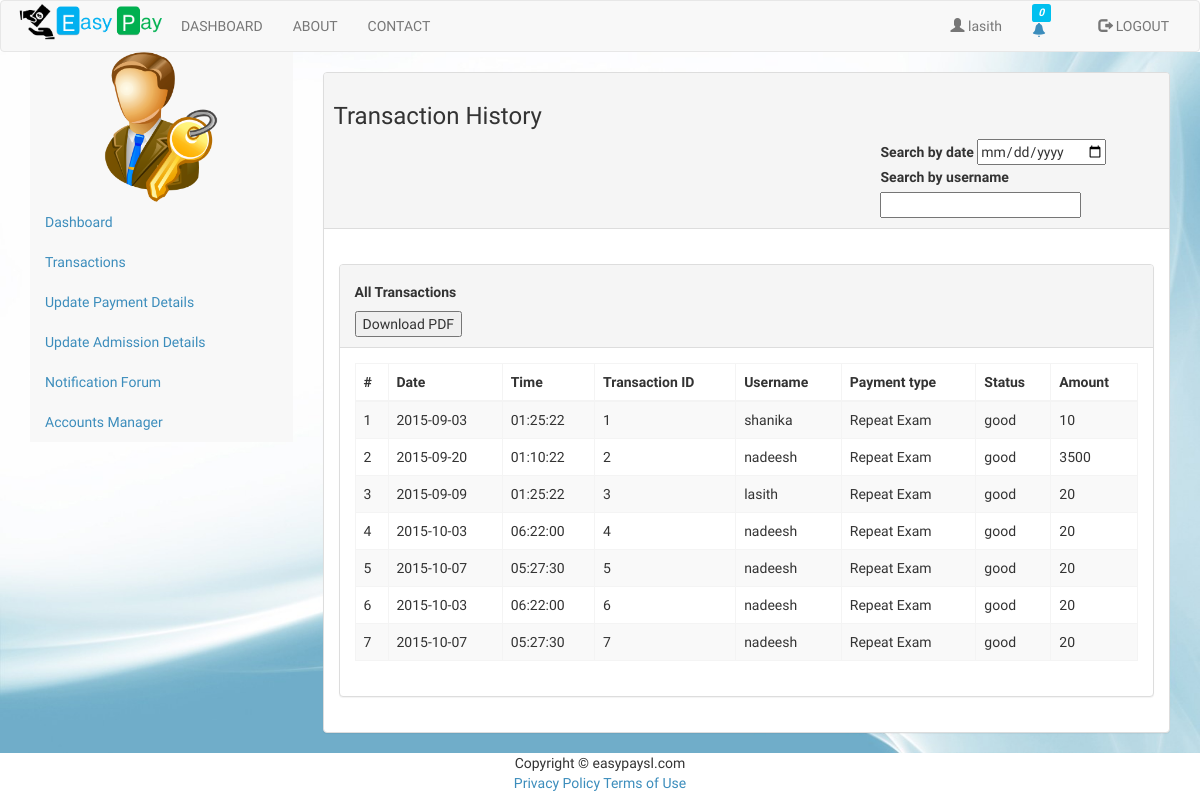
The page /admin_transaction_all.php (signed in) on the database as committed earlier.
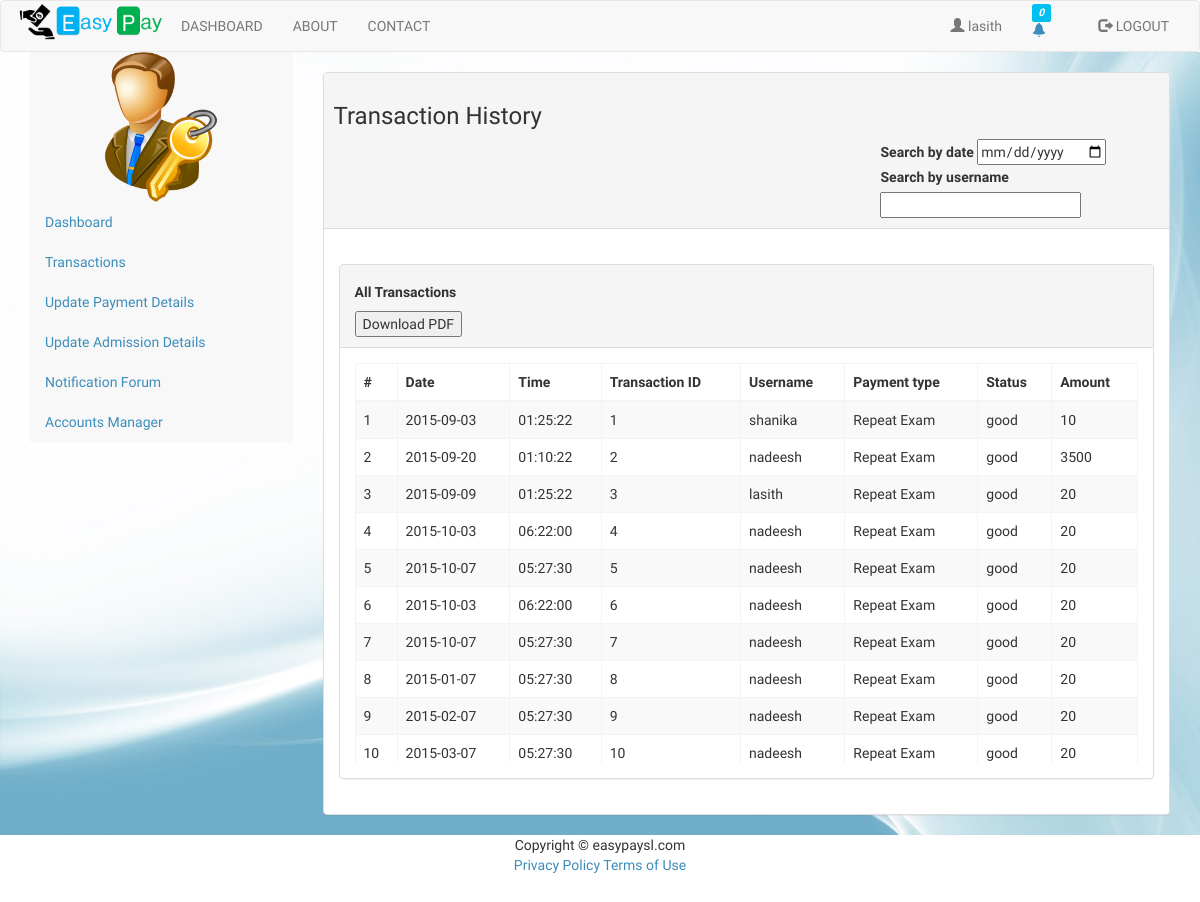
The same page on the database as committed later.
### tables this page shows
CREATE TABLE IF NOT EXISTS `users` (
  `id` int(11) NOT NULL,
  `username` varchar(20) NOT NULL,
  `password` varchar(64) NOT NULL,
  `indexNumber` varchar(8) DEFAULT NULL,
  `fname` varchar(50) NOT NULL,
  `lname` varchar(50) NOT NULL,
  `email` varchar(50) NOT NULL,
  `phone` varchar(10) NOT NULL,
  `nic` varchar(10) NOT NULL,
  `dob` date NOT NULL,
  `year` int(2) NOT NULL,
  `group` int(11) NOT NULL
);

CREATE TABLE IF NOT EXISTS `transaction` (
  `transactionID` int(10) NOT NULL,
  `payeeID` int(5) NOT NULL,
  `payerID` int(5) NOT NULL,
  `date` date NOT NULL,
  `time` time NOT NULL,
  `paymentType` varchar(20) NOT NULL,
  `statusCode` int(2) NOT NULL,
  `walletRefID` int(20) NOT NULL,
  `statusDescription` varchar(200) NOT NULL,
  `amount` double NOT NULL
);

### classes/DB.php (called while the page is built, shortened)
<?php
class DB{
    private static $_instance = null;
    private $_pdo_easypay,
        $_pdo_academic,
        $_query,
        $_error = false,
        $_results,
        $_count = 0;
    private function __construct() {
        try {
            $this->_pdo_easypay = new PDO('mysql:host=' . Config::get('mysql/host') . ';dbname=' . Config::get('mysql/db'), Config::get('mysql/username'), Config::get('mysql/password'));
        } catch (PDOException $e) {
            die($e->getMessage());
        }
    }
    public static function getInstance() {
        if (!isset(self::$_instance)) {
            self::$_instance = new DB();
        }
        return self::$_instance;
    }
    public function query($sql, $parms = array()){
        $this->_error = false;
        if ($this->_query = $this->_pdo_easypay->prepare($sql)) {
            $x = 1;
            if (count($parms)) {
                foreach ($parms as $param) {
                    $this->_query->bindValue($x, $param);
                    $x++;
                }
            }
            if ($this->_query->execute()) {
                $this->_results = $this->_query->fetchAll(PDO::FETCH_OBJ);
                $this->_count = $this->_query->rowCount();
            } else {
                $this->_error = true;
            }
        }
        return $this;
    }
    public function action($action, $table, $where = array()) {
        if (count($where) === 3) {
            $operators = array('=', '>', '<', '>=', '<=', 'LIKE', 'NOT LIKE');
            $field      = $where[0];
            $operator   = $where[1];
            $value      = $where[2];
            if (in_array($operator, $operators)) {
                $sql = "{$action} FROM {$table} WHERE {$field} {$operator} ? ";
                if (!$this->query($sql, array($value))->error()) {
                    return $this;
                }
            }
        }
        return false;
    }
    public function get($table, $where)
    {
        return $this->action('SELECT * ', $table, $where);
    }
    public function results(){
        return $this->_results;
    }
    public function first(){
        return $this->results()[0];
    }
    public function error(){
        return $this->_error;
    }
    public  function count(){
        return $this->_count;
    }
}
?>

### classes/Config.php (called while the page is built)
<?php
class Config{
    public static function get($path = null){
        if($path){
            $config = $GLOBALS['config'];
            $path = explode('/', $path);
            foreach($path as $bit){
                 if(isset($config[$bit])){
                     $config = $config[$bit];
                 }
            }
            return $config;
        }
        return false;
    }
}
?>

### classes/User.php (called while the page is built, shortened)
<?php
class user{
    private $_db,
            $_data,
            $_sessionName,
            $_cookieName,
            $_isLoggedIn;
    public function __construct($user = null) {
        $this->_db = DB::getInstance();
        $this->_sessionName = Config::get('session/session_name');
        if(!$user){
            if(Session::exists($this->_sessionName)){
                $user = Session::get($this->_sessionName);
                if($this->find($user)){
                    $this->_isLoggedIn = true;
                } else {
                }
            }
        } else {
            $this->find($user);
        }
    }
    public function find($user = null){
        if($user){
            $field = (is_numeric($user)) ? 'id' : 'username';
            $data = $this->_db->get('users', array($field, '=', $user));
            if($data->count()){
                $this->_data = $data->first();
                return true;
            }
        }
        return false;
    }
    public  function data(){
        return $this->_data;
    }
}
?>

### classes/Session.php (called while the page is built, shortened)
<?php
class Session{
    public static function exists($name){
        return (isset($_SESSION[$name])) ? true : false;
    }
    public static function get($name){
        return $_SESSION[$name];
    }
}
?>

### admin_transaction_all.php (the view, shortened to what this page needs)
<!DOCTYPE html>
<html lang="en">
<head>
    <?php include 'headerScript.php'?>
</head>
<body>
<div id="wrapper">
    <?php
    include "header.php";
    ?>
</div>
<div class="backgroundImg container-fluid">
<?php
include "adminSidebar.php";
?>
    <div id="page-wrapper" class="container col-lg-9" >
        <div id="page-inner">
            <br>
                <div class="panel panel-default">
                    <div class="panel-heading">
                        <div class="list-inline">
                            <h3>Transaction History</h3>
                            <div class="col-lg-offset-8">
                                <label>Search by date</label>
                                <input type="date" name="search" onchange="autoSuggest('byDate','admin_searchTransaction.php')">
                            </div>
                            <div class="col-lg-offset-8">
                                <label>Search by username</label>
                                <input type="text" name="search2" onkeyup="autoSuggest2('byName','admin_searchTransactionByName.php')">
                            </div>
                        </div>
                    </div>
                    <div class="panel-body">
                        <br>
                    <div class="panel panel-default">
                        <div class="panel-heading">
                            <h5><strong>All Transactions</strong></h5>
                            <input type="button" value="Download PDF"
                                   onclick="window.open('transactionPDF.php')">
                        </div>
                        <div class="panel-body">
                    <div class="pre-scrollable" style="max-height: 400px">
                        <div class="">
                            <table class="table table-striped table-bordered table-hover">
                                <?php
                                $Alltransactions = DB::getInstance()->query('SELECT * From transaction t,users u WHERE t.payerID = u.id',array());
                                if(!$Alltransactions->count()){
                                    echo 'No transactions';
                                }else{
                                ?>
                                <thead>
                                <tr>
                                    <th>#</th>
                                    <th>Date</th>
                                    <th>Time</th>
                                    <th>Transaction ID</th>
                                    <th>Username</th>
                                    <th>Payment type</th>
                                    <th>Status</th>
                                    <th>Amount</th>
                                </tr>
                                </thead>
                                <tbody>
                                <?php
                                $counter = 0;
                                foreach($Alltransactions->results() as $t){
                                    $counter+=1;
                                    echo"<tr>";
                                    echo "<td>".$counter."</td>";
                                    echo "<td>".$t->date."</td>";
                                    echo "<td>".$t->time."</td>";
                                    echo "<td>".$t->transactionID."</td>";
                                    echo "<td>".$t->username."</td>";
                                    echo "<td>".$t->paymentType."</td>";
                                    echo "<td>".$t->statusDescription."</td>";
                                    echo "<td>".$t->amount."</td>";
                                    echo "</tr>";
                                }
                                }
                                ?>
                                </tbody>
                            </table>
                        </div>
                    </div>
                        </div>
                    </div>
                </div>
                </div>
        </div>
    </div>
</div>
<?php
include "footer.php";
?>
</body>
</html>

### headerScript.php (shortened to what this page needs)
<link href="css/customCss.css" rel="stylesheet">
<link rel="stylesheet" href="bootstrap/css/bootstrap.min.css">
<link rel="stylesheet" href="dist/css/AdminLTE.min.css">
<link rel="stylesheet" href="dist/css/skins/skin-blue.min.css">

### header.php (shortened to what this page needs)
<div id="navbars">
    <nav class="navbar navbar-default" style="margin: 0px;">
        <div class="container-fluid">
            <div class="navbar-header">
                <a href="homePage.php"><img id="img" src="images/logo.png" width="150px" ></a>
            </div>
            <div class="collapse navbar-collapse"  id="navbar-1" >
                <ul class="nav navbar-nav">
                    <?php
                    if(!isset($_SESSION['isLoggedIn'])|| $_SESSION['isLoggedIn']==false){
                        ?>
                        <li>
                            <a href="login.php">LOGIN</a>
                        </li>
                        <li>
                            <a href="register.php">REGISTER</a>
                        </li>
                        <li>
                            <a href="about.php">ABOUT</a>
                        </li>
                        <li>
                            <a href="contact.php">CONTACT</a>
                        </li>
                    <?php
                    }else{
                    ?>
                    <li>
                        <a href="dashboard_student.php">DASHBOARD</a>
                    </li>
                    <li>
                        <a href="about.php">ABOUT</a>
                    </li>
                    <li>
                        <a href="contact.php">CONTACT</a>
                    </li>
                </ul>
                <ul class="nav navbar-nav navbar-right">
                    <li><a href="logout.php"><span class="glyphicon glyphicon-log-out"></span>  LOGOUT</a></li>
                </ul>
            <?php
            $user = new user();
            $user_id = $user->data()->id;
            $userNotificationDet = DB::getInstance();
            $userNotificationDet->query('SELECT * FROM notification n, user_notification un WHERE un.uID = ? and n.nID = un.nID ORDER BY n.nID DESC',array($user_id));
            $count1 = $userNotificationDet->count();
            $userRepeatExamNotifDet = DB::getInstance();
            $userRepeatExamNotifDet->query('SELECT * FROM repeatExam_notification WHERE uID = ?',array($user_id));
            $count2 = $userRepeatExamNotifDet->count();
            $count = $count1 + $count2;
            ?>
                <ul class="nav navbar-nav navbar-right" title="Notifications">
                    <div class="col-sm-2">
                        <li>
                            <a id="dLabel" role="button" data-toggle="dropdown" data-target="#" href="/page.html">
                                <?php
                                if($count>0){
                                    ?>
                                    <i class="label label-danger col-sm-offset-5"><?php echo $count;?></i>
                                <?php
                                }else{
                                    ?>
                                    <i class="label label-info col-sm-offset-5"><?php echo $count;?></i>
                                <?php
                                }
                                ?>
                        <span class="glyphicon glyphicon-bell">
                        </span>
                            </a>
                        </li>
                    </div>
                </ul>
                <ul class="nav navbar-nav navbar-right">
                    <li><a href="index.php"><span class="glyphicon glyphicon-user"></span> <?php echo $user->data()->username?></a></li>
                </ul>
            <?php
            }
            ?>
            </div>
        </div>
    </nav>
</div>

### adminSidebar.php (shortened to what this page needs)
<div class="container col-sm-3">
<nav class="navbar-default navbar-side" role="navigation">
    <div class="sidebar-collapse">
        <ul class="nav" id="main-menu">
            <li class="text-center">
                <img src="images/admin.jpg" class="user-image " height="150px"/>
            </li>
            <li>
                <a href="dashboard_admin.php"><i class="active"></i>Dashboard</a>
            </li>
            <li>
                <a href="admin_transaction_all.php"><i class="fa fa-dollar fa-3x"></i>Transactions</a>
            </li>
            <li>
                <a href="editPayment.php"><i class=""></i>Update Payment Details</a>
            </li>
            <li>
                <a href="edit_admissionActivation.php"><i class=""></i>Update Admission Details</a>
            </li>
            <li>
                <a href="notif_main_forum.php"><i class=""></i>Notification Forum</a>
            </li>
            <li>
                <a href="admin_searchUser.php"><i class=""></i>Accounts Manager</a>
            </li>
        </ul>
    </div>
</nav>
</div>

### footer.php (shortened to what this page needs)
<footer class="">
    <div class="container" style="text-align: center">
        <span class="copyright">Copyright &copy; easypaysl.com</span>
        <div>
            <a href="#">Privacy Policy</a>
            <a href="#">Terms of Use</a>
        </div>
    </div>
</footer>

### css/customCss.css (style rules this page uses)
.backgroundImg { background-image: url("../images/background-hd.jpg"); background-repeat: round; min-width: 100%; min-height: 550px; margin: 0px; }

Rows that differ between the two databases and show on the page:
added transaction: date "2015-01-07", time "05:27:30", transactionID "8", users.username "nadeesh", paymentType "Repeat Exam", statusDescription "good", amount "20"
added transaction: date "2015-02-07", time "05:27:30", transactionID "9", users.username "nadeesh", paymentType "Repeat Exam", statusDescription "good", amount "20"
added transaction: date "2015-03-07", time "05:27:30", transactionID "10", users.username "nadeesh", paymentType "Repeat Exam", statusDescription "good", amount "20"
